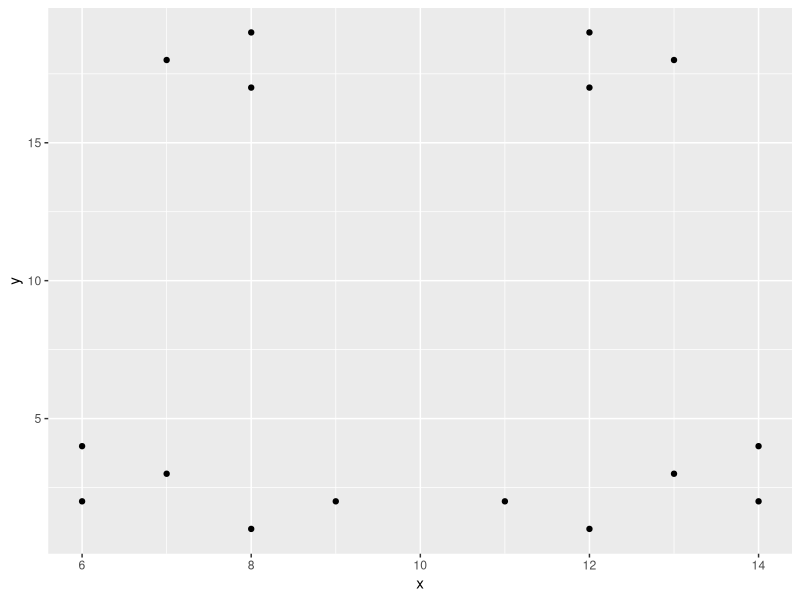
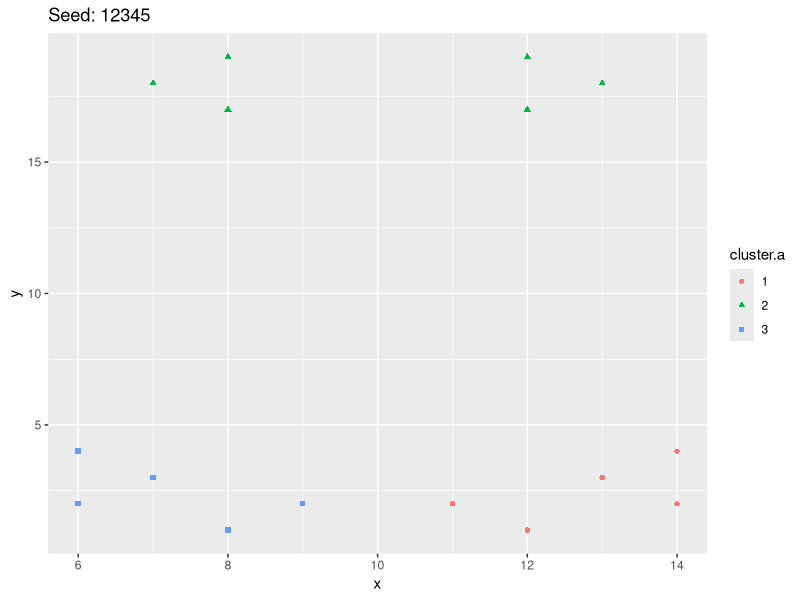
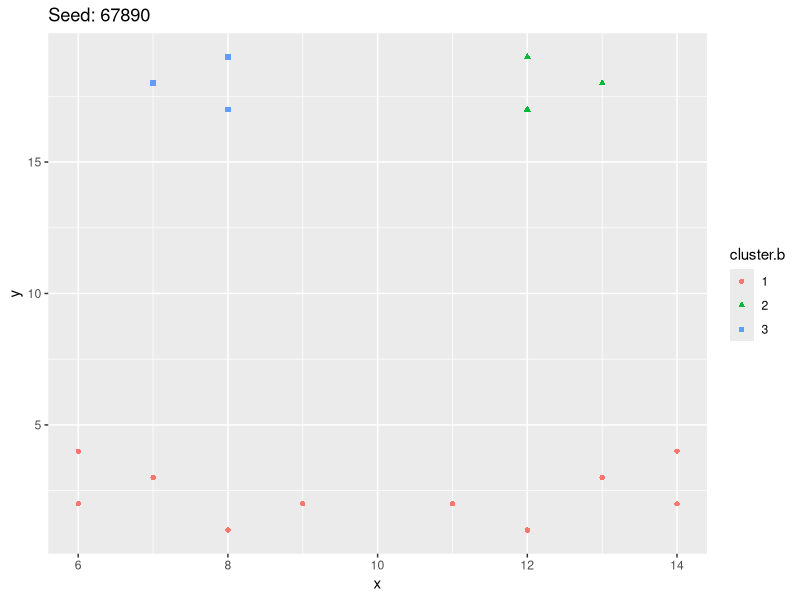

Here is the R script that generated these plots, in order:
library(tidyverse)
library(stats) # for kmeans
library(caret) # for normalizer

# load the data
# from https://docs.google.com/spreadsheets/d/1rhUJJ40zsQuGFk5_vxbLmN-cJCbaSkWb4YTyHtBoXZY/edit?usp=sharing
example.data <- read.csv("./kmeans/K-means clustering example - data.csv")

# don't normalize in this case

# visualize the raw data prior to clustering
ggplot(data=example.data) +
  geom_point(mapping = aes(x=x, y=y))
# what do you think the 3 clusters will turn out to be?

seed.val <- 12345

set.seed(seed.val)
km.3a <- kmeans(example.data, 
               centers=3)

# add the cluster info to our dataframe
# (as a factor so ggplot will know what to do with it)
example.data$cluster.a <- as.factor(km.3a$cluster)

# visualize the clusters against x and y
ggplot(data=example.data) +
  geom_point(mapping = aes(x=x, y=y, col=cluster.a,
                           shape=cluster.a)) +
  ggtitle(paste("Seed:",seed.val))

km.3a$tot.withinss

# try again
seed.val <- 67890

set.seed(seed.val)
km.3b <- kmeans(example.data, 
                centers=3)

# add the cluster info to our dataframe
# (as a factor so ggplot will know what to do with it)
example.data$cluster.b <- as.factor(km.3b$cluster)

# visualize the clusters against x and y
ggplot(data=example.data) +
  geom_point(mapping = aes(x=x, y=y, col=cluster.b,
                           shape=cluster.b)) +
  ggtitle(paste("Seed:",seed.val))

km.3b$tot.withinss

# which solution is better?

